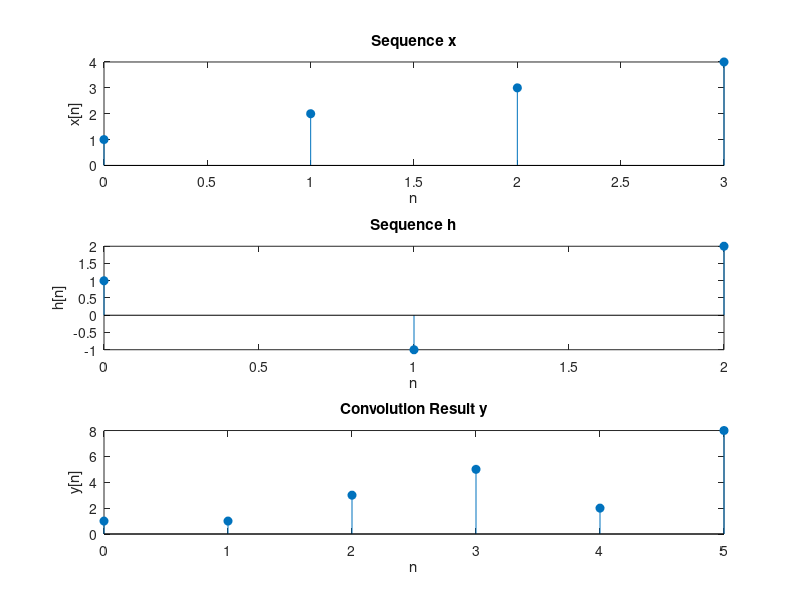

Write the MATLAB code that produced this figure.
% Define two sequences x and h
x = [1, 2, 3, 4];  % Example sequence x
h = [1, -1, 2];    % Example sequence h

% Lengths of the sequences
len_x = length(x);
len_h = length(h);

% Length of the result
len_y = len_x + len_h - 1;

% Initialize the output array
y = zeros(1, len_y);

% Perform convolution manually
for i = 1:len_y
    % Initialize sum for each position
    sum = 0;
    
    % Calculate the convolution sum for the current position
    for j = 1:len_h
        if (i - j + 1 > 0) && (i - j + 1 <= len_x)
            sum = sum + h(j) * x(i - j + 1);
        end
    end
    
    % Store the sum in the output array
    y(i) = sum;
end

% Display the result
disp('Convolution Result:');
disp(y);

% Plot the original sequences and the convolution result
figure;

% Plot sequence x
subplot(3, 1, 1);
stem(0:len_x-1, x, 'filled');
title('Sequence x');
xlabel('n');
ylabel('x[n]');

% Plot sequence h
subplot(3, 1, 2);
stem(0:len_h-1, h, 'filled');
title('Sequence h');
xlabel('n');
ylabel('h[n]');

% Plot convolution result y
subplot(3, 1, 3);
stem(0:len_y-1, y, 'filled');
title('Convolution Result y');
xlabel('n');
ylabel('y[n]');
